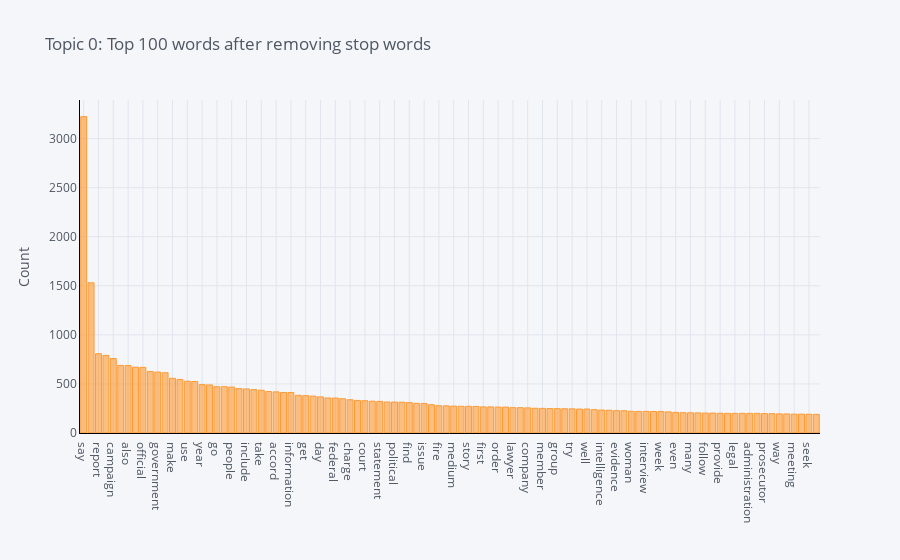

The cell this chart's notebook holds for it:
### Code cell
plot_model(lda, plot = 'frequency', topic_num = 'Topic 0')

### Figure 1 — Plotly figure (JSON) as saved in the notebook; plotly's stock layout.template omitted (floating-point values rounded to 4 significant figures)
{"data": [{"marker": {"color": "rgba(255, 153, 51, 0.6)", "line": {"color": "rgba(255, 153, 51, 1.0)", "width": 1}}, "name": "count", "orientation": "v", "text": "", "type": "bar", "x": ["say", "trump", "report", "state", "campaign", "election", "also", "former", "official", "investigation", "government", "tell", "make", "email", "use", "case", "year", "law", "go", "call", "people", "time", "include", "know", "take", "ask", "accord", "russian", "information", "president", "get", "release", "day", "work", "federal", "office", "charge", "claim", "court", "public", "statement", "come", "political", "give", "find", "new", "issue", "see", "fire", "presidential", "medium", "agency", "story", "document", "first", "question", "order", "police", "lawyer", "show", "company", "rule", "member", "right", "group", "democratic", "try", "attack", "well", "part", "intelligence", "vote", "evidence", "investigate", "woman", "source", "interview", "think", "week", "lead", "even", "help", "many", "want", "follow", "write", "provide", "allegation", "legal", "pay", "administration", "believe", "prosecutor", "system", "way", "foreign", "meeting", "support", "seek", "department"], "y": [3224, 1531, 808, 791, 759, 689, 688, 671, 669, 627, 621, 614, 557, 546, 528, 525, 493, 490, 472, 472, 468, 452, 449, 442, 436, 422, 419, 413, 412, 384, 380, 376, 368, 357, 356, 349, 339, 332, 329, 324, 322, 316, 315, 314, 310, 302, 301, 288, 278, 277, 274, 272, 272, 271, 266, 266, 264, 264, 258, 258, 256, 252, 251, 249, 248, 247, 246, 244, 244, 238, 234, 232, 228, 227, 221, 220, 220, 219, 219, 215, 210, 207, 206, 205, 203, 203, 201, 200, 200, 200, 200, 200, 198, 197, 195, 194, 192, 192, 191, 190]}], "layout": {"legend": {"bgcolor": "#F5F6F9", "font": {"color": "#4D5663"}}, "paper_bgcolor": "#F5F6F9", "plot_bgcolor": "#F5F6F9", "title": {"font": {"color": "#4D5663"}, "text": "Topic 0: Top 100 words after removing stop words"}, "xaxis": {"gridcolor": "#E1E5ED", "linecolor": "black", "showgrid": true, "tickfont": {"color": "#4D5663"}, "title": {"font": {"color": "#4D5663"}, "text": ""}, "zerolinecolor": "#E1E5ED"}, "yaxis": {"gridcolor": "#E1E5ED", "linecolor": "black", "showgrid": true, "tickfont": {"color": "#4D5663"}, "title": {"font": {"color": "#4D5663"}, "text": "Count"}, "zerolinecolor": "#E1E5ED"}}}
